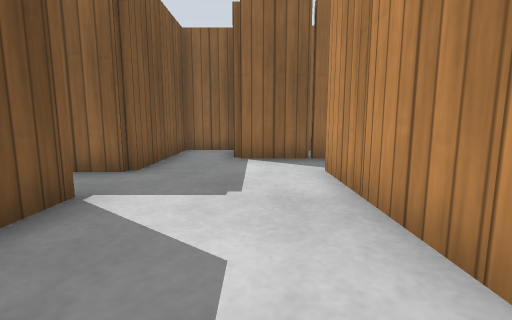
View 1 (above)

24 first-person views from a walk through a robot-simulator world made for Gazebo. The camera is 0.5 m above the floor, tilts 8° down and sees 85° across. The floor is counted in squares, 0.5 m on a side. Each view is taken from the middle of a square. On the plan, view 1 faces up. The plan holds only what a view shows up to about 11 squares ahead; the rest is blank. Gazebo's built-in surfaces are drawn with simple patterns.

View 2
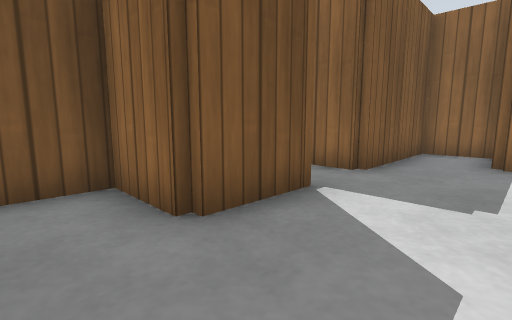

View 3
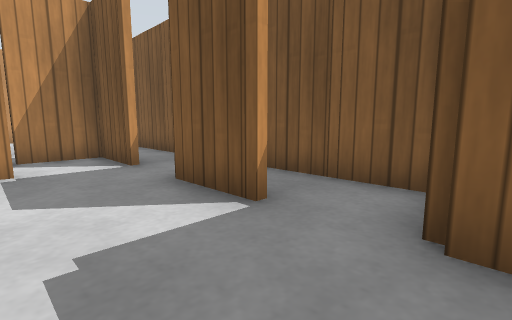

View 4
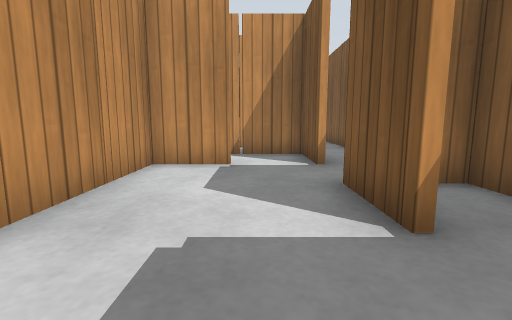

View 5
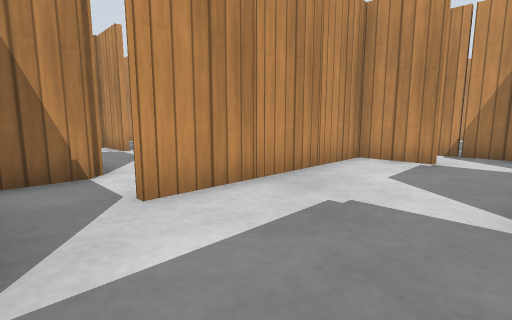

View 6
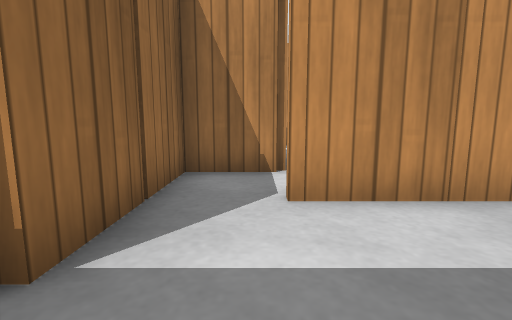

View 7
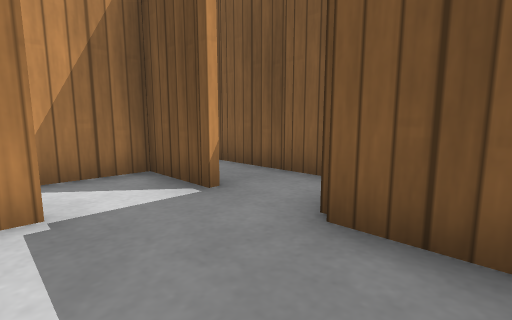

View 8
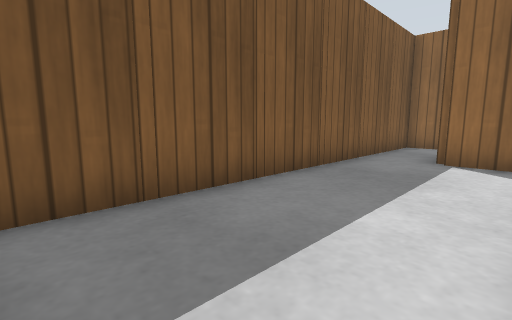

View 9
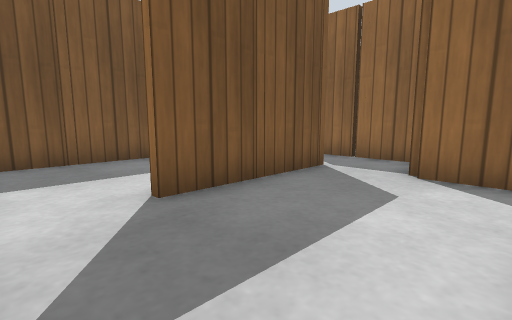

View 10
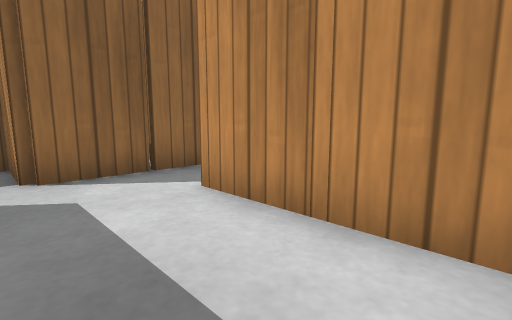

View 11
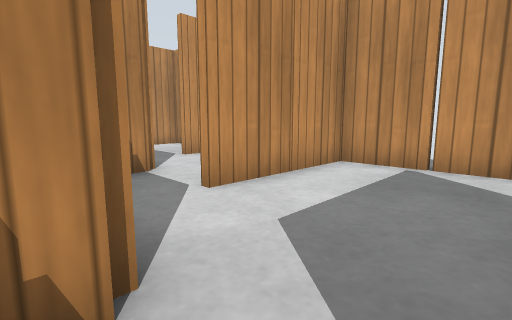

View 12
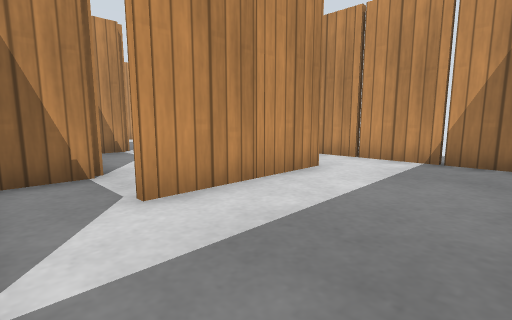

View 13
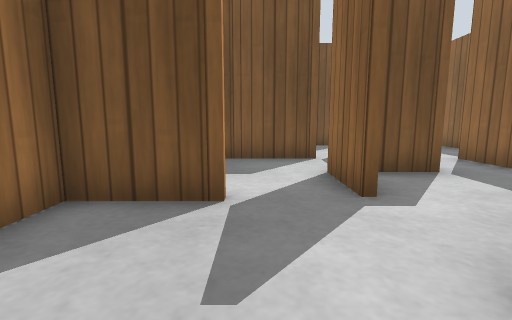

View 14
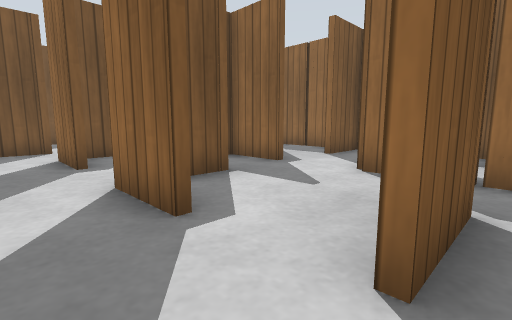

View 15
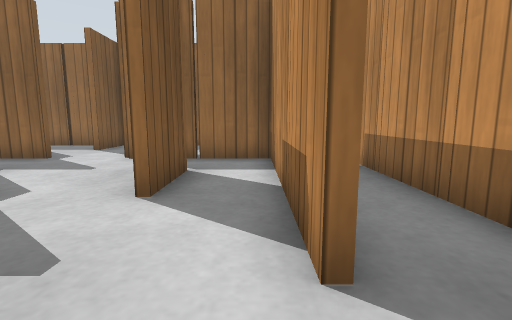

View 16
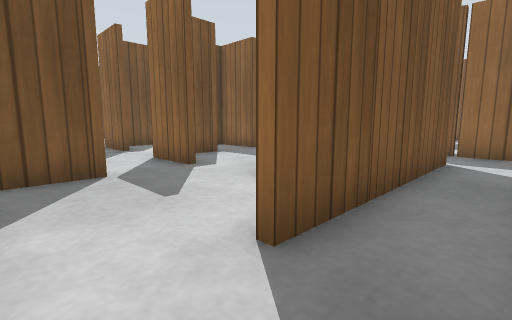

View 17
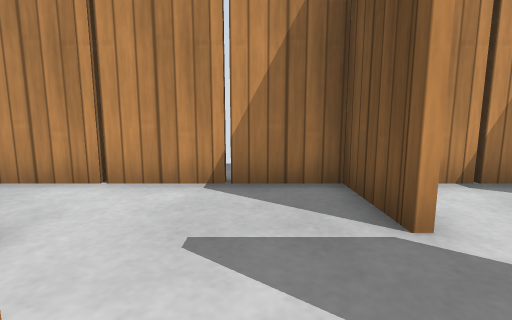

View 18
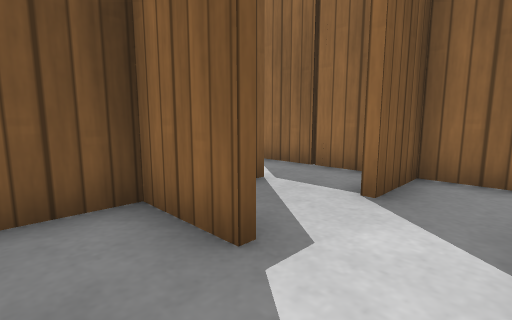

View 19
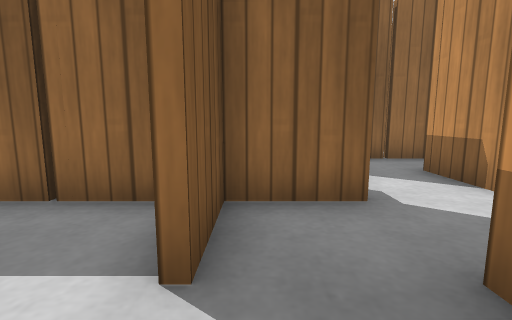

View 20
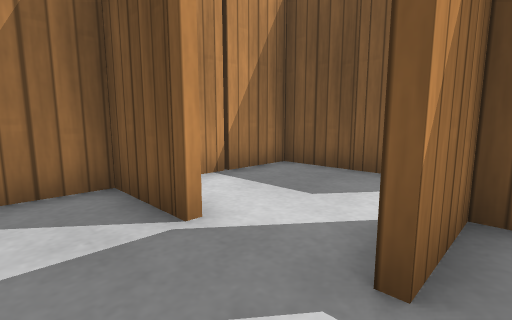

View 21
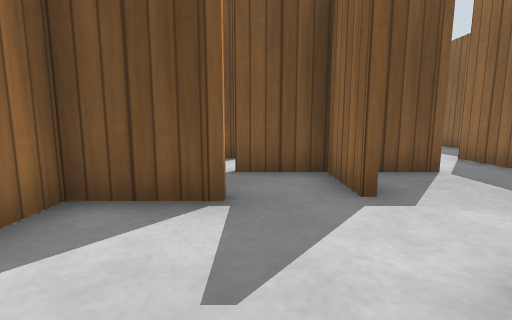

View 22
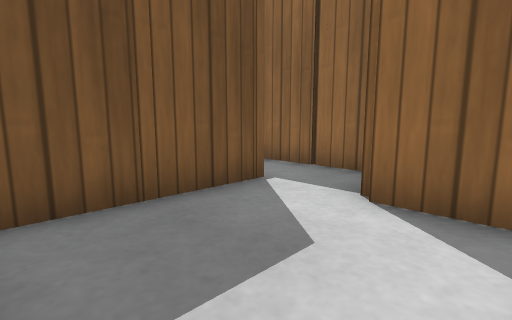

View 23
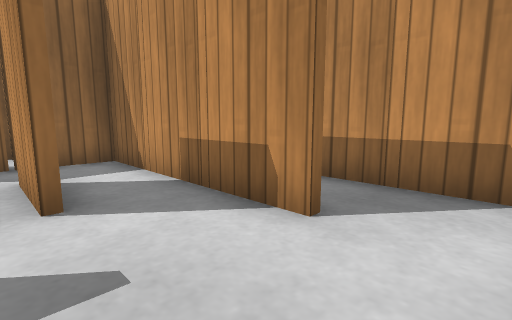

View 24
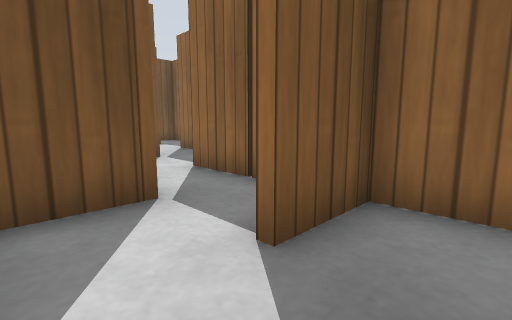

### Floor plan
Points are (right, up) in squares from view 1. A wall is a line through its corners. A room is listed if a view was taken in it or the views show most of it. See-through windows are left out.
Room 1 (views 1, 2)
walls: (-0.5, -0.4) (1.4, -0.4) (1.4, 2.6); (-2.4, 2.6) (-2.4, 1.4); (-2.4, -1.4) (-2.4, -2.4); (-1.4, -2.4) (0, -2.4)
ways out: opening at (0, 2) to room 2; opening at (-2, -0.5) to room 7; opening at (0.5, -2) to room 8
objects: wooden post (2, 1)
Room 2 (views 3, 4, 5, 6, 7)
walls: (1.4, 2.6) (1.4, 4.6); (-4.4, 5) (-4.4, 2.5); (3.4, 5.5) (3.4, 6.6); (-0.6, 9.6) (-1.5, 9.6); (-2.4, 9.5) (-2.4, 5.4) (-3.6, 5.4); (3.5, 7.4) (-0.5, 7.4)
ways out: opening at (0, 2) to room 1; opening at (-1, 9); opening at (4.5, 4)
objects: wooden post (-5, 4); wooden post (-3, 8); wooden post (-2, 3); wooden post (-2, 9); wooden post (-2, 10); wooden post (1, 4); wooden post (2, 5)
Room 3 (views 8, 9, 10, 11, 12)
walls: (-0.4, -7.5) (-0.4, -8.5); (-0.6, -8.5) (-0.6, -5.4); (-0.4, -5.5) (-0.4, -6.5); (-3.8, -10.4) (2.5, -10.4); (3.6, -7.5) (3.6, -8.5); (3.4, -8.5) (3.4, -7.4); (4.6, -4.6) (1.4, -4.6) (1.4, -2.6) (-2.5, -2.6); (-4.4, -1.6) (-4.4, -9.6); (5.4, -6.6) (5.4, -5.6)
ways out: opening at (5.3, -9) to room 4; opening at (-4, -2.5) to room 7
objects: wooden post (-5, -8); wooden post (-5, -6); wooden post (-5, -4); wooden post (-5, -2); wooden post (-2, -10); wooden post (0, -10); wooden post (0, -7); wooden post (0, -5); wooden post (2, -10); wooden post (4, -9); wooden post (4, -7)
Room 4 (views 13, 14, 15, 16, 17, 18, 19, 20, 21, 23, 24)
walls: (11.5, -6.6) (9.5, -6.6); (13.4, -6.5) (13.4, -5.5); (13.6, -5.5) (13.6, -6.5); (9.6, -5.4) (9.6, -6.4) (10.5, -6.4); (12.5, -10.4) (17.1, -10.4); (15.6, -7.5) (15.6, -8.5); (15.4, -8.5) (15.4, -2.6) (11.5, -2.6); (15.6, -5.5) (15.6, -6.6); (7.5, -6.6) (5.4, -6.6); (8.5, -10.4) (10.1, -10.4); (15.6, -3.5) (15.6, -4.6); (9.5, -2.6) (8.5, -2.6); (7.6, -3.5) (7.6, -4.5); (17.4, -9.9) (17.4, -3.5); (5.6, -4.5) (5.6, -6.4) (7.5, -6.4); (6.6, -2.6) (3.5, -2.6); (16.6, -0.6) (15.2, -0.6); (4.8, -10.4) (6.1, -10.4)
ways out: opening at (5.3, -9) to room 3; opening at (10.5, -3) to room 5; opening at (14, -2) to room 5; opening at (3, -3) to room 8
objects: wooden post (4, -4); wooden post (6, -10); wooden post (6, -5); wooden post (8, -9); wooden post (10, -10); wooden post (10, -5); wooden post (12, -9); wooden post (14, -10); wooden post (14, -5); wooden post (14, -2); wooden post (16, -10); wooden post (16, -7); wooden post (16, -5); wooden post (16, -3); wooden post (18, -9); wooden post (18, -7); wooden post (18, -5)
Room 5 (view 22)
walls: (8.6, 1.4) (5.5, 1.4); (11.4, -2.1) (11.4, -1.5); (13.2, 1.4) (9.6, 1.4) (9.6, -0.5)
ways out: opening at (10.5, -3) to room 4; opening at (14, -2) to room 4; opening at (6, -1) to room 6
objects: wooden post (6, -2); wooden post (8, -1); wooden post (12, -1)
Room 6 (no view inside)
walls: (3.6, 0.5) (3.6, -2); (4.6, 3.4) (1.9, 3.4)
ways out: opening at (6, -1) to room 5
objects: wooden post (4, -1); wooden post (4, 1)
Room 7 (no view inside)
walls: (-2.4, 1.4) (-4.4, 1.4) (-4.4, -1.6); (-2.4, -2.4) (-1.4, -2.4)
ways out: opening at (-2, -0.5) to room 1; opening at (-4, -2.5) to room 3
objects: wooden post (-5, 0); wooden post (-2, -1)
Room 8 (no view inside)
walls: (0.9, -0.6) (-0.5, -0.6)
ways out: opening at (0.5, -2) to room 1; opening at (3, -3) to room 4
objects: wooden post (0, -2); wooden post (2, -3)

Where each view was taken, in squares from view 1:
view 1: 0 up, 0 right, facing up
view 2: 0 up, 0 right, facing up-left
view 3: 6 up, 0 right, facing down-left
view 4: 6 up, 1 left, facing down
view 5: 7 up, 2 left, facing down-right
view 6: 6 up, 2 left, facing right
view 7: 3 up, 0 right, facing down-left
view 8: 10 down, 1 left, facing up-left
view 9: 10 down, 3 right, facing up-left
view 10: 10 down, 1 right, facing up-right
view 11: 4 down, 0 right, facing down-right
view 12: 3 down, 4 left, facing down-right
view 13: 8 down, 11 right, facing left
view 14: 8 down, 14 right, facing up-left
view 15: 10 down, 15 right, facing up
view 16: 10 down, 17 right, facing up-left
view 17: 6 down, 13 right, facing down
view 18: 4 down, 11 right, facing up-left
view 19: 6 down, 8 right, facing up
view 20: 6 down, 9 right, facing down-left
view 21: 4 down, 13 right, facing left
view 22: 2 down, 7 right, facing up-left
view 23: 10 down, 13 right, facing up-right
view 24: 6 down, 9 right, facing up-left
